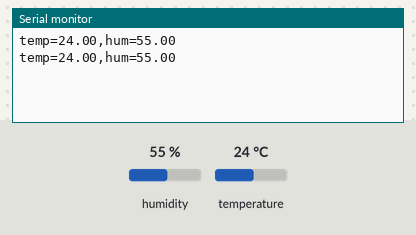
A sketch run on a simulated Arduino Uno, built with avr-gcc and run on an emulated ATmega328P. On the bench: the last lines printed to the serial monitor. Inputs (shaded band) come from the test bench; at power-on: humidity 55 %, temperature 24 °C.

Above: at 2.8 s.
2.9 s: humidity set to 22 %
At 5.0 s:
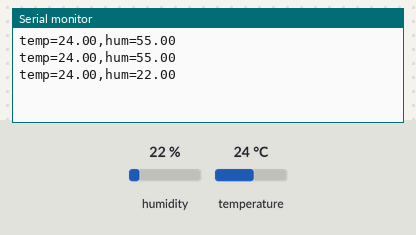
5.6 s: temperature set to 12 °C
At 7.4 s:
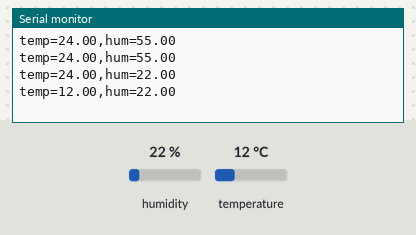
8.3 s: humidity set to 40 %
At 11.0 s:
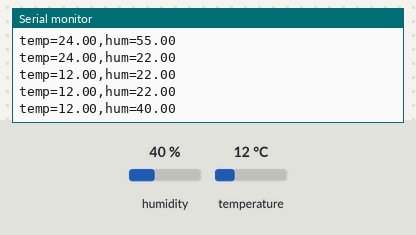
Timing chart, 0 to 12.5 s (numbered marks = the images above; inputs shaded):
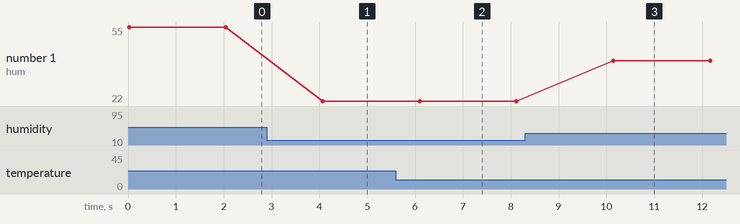

Measured:
- after the input at 2.9 s, the serial monitor: prints a new line after 1.2 s (image 1)
- after the input at 5.6 s, the serial monitor: prints a new line after 0.50 s (image 2)
- after the input at 8.3 s, the serial monitor: prints a new line after 1.8 s (image 3)
- plotted number 1: 55 → 22 after the input at 2.9 s, 22 → 40 after the input at 8.3 s

The sketch:

Test_sketch.ino
```cpp
#include <DHT.h>
#define DHTPIN 4
#define DHTTYPE DHT11
DHT dht(DHTPIN, DHTTYPE);
void setup() {
  Serial.begin(115200);
  dht.begin();


}

void loop() {
  float humidity = dht.readHumidity();
  float temperature = dht.readTemperature();
  if (isnan(humidity) || isnan(temperature)){
    Serial.println("Failed to read");
    delay(2000);
    return;
  }
  Serial.print("temp=");
  Serial.print(temperature);
  Serial.print(",hum=");
  Serial.println(humidity);
  delay(2000);
}
```
